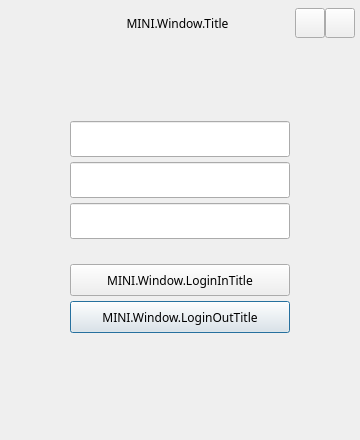
<?xml version="1.0" encoding="UTF-8"?>
<ui version="4.0">
 <class>LoginMini</class>
 <widget class="QDialog" name="LoginMini">
  <property name="windowModality">
   <enum>Qt::ApplicationModal</enum>
  </property>
  <property name="geometry">
   <rect>
    <x>0</x>
    <y>0</y>
    <width>360</width>
    <height>440</height>
   </rect>
  </property>
  <property name="minimumSize">
   <size>
    <width>0</width>
    <height>0</height>
   </size>
  </property>
  <property name="font">
   <font>
    <family>微软雅黑</family>
   </font>
  </property>
  <property name="windowTitle">
   <string>屏幕分享</string>
  </property>
  <property name="windowIcon">
   <iconset resource="Screen.qrc">
    <normaloff>:/res/Screen.ico</normaloff>:/res/Screen.ico</iconset>
  </property>
  <layout class="QVBoxLayout" name="verticalLayout">
   <property name="spacing">
    <number>0</number>
   </property>
   <property name="leftMargin">
    <number>0</number>
   </property>
   <property name="topMargin">
    <number>0</number>
   </property>
   <property name="rightMargin">
    <number>0</number>
   </property>
   <property name="bottomMargin">
    <number>0</number>
   </property>
   <item>
    <layout class="QHBoxLayout" name="hori_title" stretch="0,0,0,0">
     <property name="spacing">
      <number>0</number>
     </property>
     <property name="sizeConstraint">
      <enum>QLayout::SetFixedSize</enum>
     </property>
     <property name="topMargin">
      <number>8</number>
     </property>
     <property name="rightMargin">
      <number>5</number>
     </property>
     <property name="bottomMargin">
      <number>15</number>
     </property>
     <item>
      <widget class="QLabel" name="label">
       <property name="minimumSize">
        <size>
         <width>60</width>
         <height>0</height>
        </size>
       </property>
       <property name="text">
        <string/>
       </property>
      </widget>
     </item>
     <item>
      <widget class="QLabel" name="titleName">
       <property name="sizePolicy">
        <sizepolicy hsizetype="Expanding" vsizetype="Fixed">
         <horstretch>0</horstretch>
         <verstretch>0</verstretch>
        </sizepolicy>
       </property>
       <property name="minimumSize">
        <size>
         <width>0</width>
         <height>30</height>
        </size>
       </property>
       <property name="maximumSize">
        <size>
         <width>16777215</width>
         <height>30</height>
        </size>
       </property>
       <property name="text">
        <string>MINI.Window.Title</string>
       </property>
       <property name="alignment">
        <set>Qt::AlignCenter</set>
       </property>
       <property name="margin">
        <number>0</number>
       </property>
       <property name="indent">
        <number>-1</number>
       </property>
      </widget>
     </item>
     <item>
      <widget class="QPushButton" name="btnMin">
       <property name="sizePolicy">
        <sizepolicy hsizetype="Fixed" vsizetype="Fixed">
         <horstretch>0</horstretch>
         <verstretch>0</verstretch>
        </sizepolicy>
       </property>
       <property name="minimumSize">
        <size>
         <width>0</width>
         <height>0</height>
        </size>
       </property>
       <property name="maximumSize">
        <size>
         <width>30</width>
         <height>30</height>
        </size>
       </property>
       <property name="cursor">
        <cursorShape>PointingHandCursor</cursorShape>
       </property>
       <property name="toolTip">
        <string>MINI.Tips.Min</string>
       </property>
       <property name="text">
        <string/>
       </property>
      </widget>
     </item>
     <item>
      <widget class="QPushButton" name="btnClose">
       <property name="sizePolicy">
        <sizepolicy hsizetype="Fixed" vsizetype="Fixed">
         <horstretch>0</horstretch>
         <verstretch>0</verstretch>
        </sizepolicy>
       </property>
       <property name="minimumSize">
        <size>
         <width>0</width>
         <height>0</height>
        </size>
       </property>
       <property name="maximumSize">
        <size>
         <width>30</width>
         <height>30</height>
        </size>
       </property>
       <property name="cursor">
        <cursorShape>PointingHandCursor</cursorShape>
       </property>
       <property name="toolTip">
        <string>MINI.Tips.Close</string>
       </property>
       <property name="text">
        <string/>
       </property>
      </widget>
     </item>
    </layout>
   </item>
   <item>
    <layout class="QVBoxLayout" name="vert_login">
     <property name="spacing">
      <number>5</number>
     </property>
     <property name="leftMargin">
      <number>20</number>
     </property>
     <property name="topMargin">
      <number>0</number>
     </property>
     <property name="rightMargin">
      <number>20</number>
     </property>
     <property name="bottomMargin">
      <number>0</number>
     </property>
     <item>
      <spacer name="topSpacer">
       <property name="orientation">
        <enum>Qt::Vertical</enum>
       </property>
       <property name="sizeType">
        <enum>QSizePolicy::Expanding</enum>
       </property>
       <property name="sizeHint" stdset="0">
        <size>
         <width>20</width>
         <height>80</height>
        </size>
       </property>
      </spacer>
     </item>
     <item alignment="Qt::AlignHCenter|Qt::AlignVCenter">
      <widget class="QLineEdit" name="loginUser">
       <property name="sizePolicy">
        <sizepolicy hsizetype="Fixed" vsizetype="Fixed">
         <horstretch>0</horstretch>
         <verstretch>0</verstretch>
        </sizepolicy>
       </property>
       <property name="minimumSize">
        <size>
         <width>220</width>
         <height>36</height>
        </size>
       </property>
       <property name="maximumSize">
        <size>
         <width>220</width>
         <height>36</height>
        </size>
       </property>
       <property name="font">
        <font>
         <pointsize>10</pointsize>
        </font>
       </property>
       <property name="alignment">
        <set>Qt::AlignCenter</set>
       </property>
      </widget>
     </item>
     <item alignment="Qt::AlignHCenter|Qt::AlignVCenter">
      <widget class="QLineEdit" name="loginRoom">
       <property name="sizePolicy">
        <sizepolicy hsizetype="Fixed" vsizetype="Fixed">
         <horstretch>0</horstretch>
         <verstretch>0</verstretch>
        </sizepolicy>
       </property>
       <property name="minimumSize">
        <size>
         <width>220</width>
         <height>36</height>
        </size>
       </property>
       <property name="maximumSize">
        <size>
         <width>220</width>
         <height>36</height>
        </size>
       </property>
       <property name="font">
        <font>
         <pointsize>10</pointsize>
        </font>
       </property>
       <property name="alignment">
        <set>Qt::AlignCenter</set>
       </property>
      </widget>
     </item>
     <item alignment="Qt::AlignHCenter|Qt::AlignVCenter">
      <widget class="QLineEdit" name="loginPass">
       <property name="sizePolicy">
        <sizepolicy hsizetype="Fixed" vsizetype="Fixed">
         <horstretch>0</horstretch>
         <verstretch>0</verstretch>
        </sizepolicy>
       </property>
       <property name="minimumSize">
        <size>
         <width>220</width>
         <height>36</height>
        </size>
       </property>
       <property name="maximumSize">
        <size>
         <width>220</width>
         <height>36</height>
        </size>
       </property>
       <property name="font">
        <font>
         <pointsize>10</pointsize>
        </font>
       </property>
       <property name="echoMode">
        <enum>QLineEdit::Password</enum>
       </property>
       <property name="alignment">
        <set>Qt::AlignCenter</set>
       </property>
      </widget>
     </item>
     <item>
      <spacer name="btnSpacer">
       <property name="orientation">
        <enum>Qt::Vertical</enum>
       </property>
       <property name="sizeType">
        <enum>QSizePolicy::Fixed</enum>
       </property>
       <property name="sizeHint" stdset="0">
        <size>
         <width>20</width>
         <height>20</height>
        </size>
       </property>
      </spacer>
     </item>
     <item alignment="Qt::AlignHCenter|Qt::AlignVCenter">
      <widget class="QPushButton" name="loginButton">
       <property name="minimumSize">
        <size>
         <width>220</width>
         <height>32</height>
        </size>
       </property>
       <property name="maximumSize">
        <size>
         <width>220</width>
         <height>32</height>
        </size>
       </property>
       <property name="cursor">
        <cursorShape>PointingHandCursor</cursorShape>
       </property>
       <property name="focusPolicy">
        <enum>Qt::NoFocus</enum>
       </property>
       <property name="text">
        <string>MINI.Window.LoginInTitle</string>
       </property>
       <property name="autoDefault">
        <bool>false</bool>
       </property>
       <property name="default">
        <bool>true</bool>
       </property>
      </widget>
     </item>
     <item alignment="Qt::AlignHCenter|Qt::AlignVCenter">
      <widget class="QPushButton" name="logoutButton">
       <property name="minimumSize">
        <size>
         <width>220</width>
         <height>32</height>
        </size>
       </property>
       <property name="maximumSize">
        <size>
         <width>220</width>
         <height>32</height>
        </size>
       </property>
       <property name="cursor">
        <cursorShape>PointingHandCursor</cursorShape>
       </property>
       <property name="focusPolicy">
        <enum>Qt::NoFocus</enum>
       </property>
       <property name="text">
        <string>MINI.Window.LoginOutTitle</string>
       </property>
       <property name="autoDefault">
        <bool>false</bool>
       </property>
       <property name="default">
        <bool>true</bool>
       </property>
      </widget>
     </item>
     <item>
      <spacer name="botSpacer">
       <property name="orientation">
        <enum>Qt::Vertical</enum>
       </property>
       <property name="sizeHint" stdset="0">
        <size>
         <width>20</width>
         <height>20</height>
        </size>
       </property>
      </spacer>
     </item>
    </layout>
   </item>
   <item>
    <layout class="QHBoxLayout" name="hori_scan">
     <property name="spacing">
      <number>0</number>
     </property>
     <property name="leftMargin">
      <number>20</number>
     </property>
     <property name="topMargin">
      <number>0</number>
     </property>
     <property name="rightMargin">
      <number>25</number>
     </property>
     <property name="bottomMargin">
      <number>0</number>
     </property>
     <item>
      <widget class="QLabel" name="iconScan">
       <property name="sizePolicy">
        <sizepolicy hsizetype="Fixed" vsizetype="Fixed">
         <horstretch>0</horstretch>
         <verstretch>0</verstretch>
        </sizepolicy>
       </property>
       <property name="minimumSize">
        <size>
         <width>68</width>
         <height>38</height>
        </size>
       </property>
       <property name="layoutDirection">
        <enum>Qt::LeftToRight</enum>
       </property>
       <property name="styleSheet">
        <string notr="true"/>
       </property>
       <property name="text">
        <string/>
       </property>
      </widget>
     </item>
     <item>
      <widget class="QLabel" name="titleScan">
       <property name="sizePolicy">
        <sizepolicy hsizetype="Expanding" vsizetype="Fixed">
         <horstretch>0</horstretch>
         <verstretch>0</verstretch>
        </sizepolicy>
       </property>
       <property name="minimumSize">
        <size>
         <width>0</width>
         <height>60</height>
        </size>
       </property>
       <property name="text">
        <string notr="true"/>
       </property>
       <property name="alignment">
        <set>Qt::AlignCenter</set>
       </property>
       <property name="wordWrap">
        <bool>true</bool>
       </property>
       <property name="margin">
        <number>0</number>
       </property>
       <property name="indent">
        <number>-1</number>
       </property>
      </widget>
     </item>
    </layout>
   </item>
   <item>
    <layout class="QHBoxLayout" name="hori_ver">
     <property name="spacing">
      <number>0</number>
     </property>
     <property name="leftMargin">
      <number>20</number>
     </property>
     <property name="topMargin">
      <number>5</number>
     </property>
     <property name="rightMargin">
      <number>20</number>
     </property>
     <property name="bottomMargin">
      <number>5</number>
     </property>
     <item>
      <widget class="QLabel" name="titleVer">
       <property name="sizePolicy">
        <sizepolicy hsizetype="Expanding" vsizetype="Fixed">
         <horstretch>0</horstretch>
         <verstretch>0</verstretch>
        </sizepolicy>
       </property>
       <property name="minimumSize">
        <size>
         <width>0</width>
         <height>28</height>
        </size>
       </property>
       <property name="text">
        <string/>
       </property>
       <property name="alignment">
        <set>Qt::AlignCenter</set>
       </property>
      </widget>
     </item>
    </layout>
   </item>
  </layout>
 </widget>
 <resources>
  <include location="Screen.qrc"/>
 </resources>
 <connections/>
</ui>
